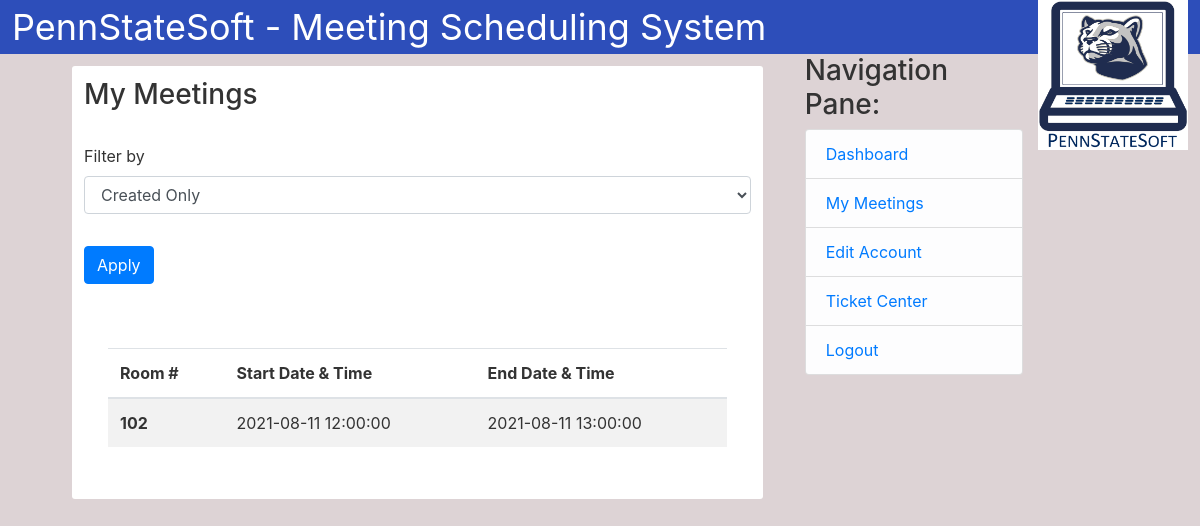
Page /User/MyMeetings (signed in) on the committed database.
### mss/Meeting/MeetingModels.py (models this page shows, shortened)
class Meeting(db.Model):
    __tablename__ = 'meeting'
    id = db.Column(db.Integer, primary_key=True)
    creator_id = db.Column(db.Integer, db.ForeignKey('client.id'), nullable=False)
    creator = db.relationship('mss.User.UserModels.Client', back_populates='meetings_creator')
    participants = db.relationship('mss.User.UserModels.Client', secondary=participation_table, back_populates='meetings_participant')
    room_id = db.Column(db.Integer, db.ForeignKey('room.id'), nullable=False)
    room = db.relationship('Room', back_populates='meetings')
    title = db.Column(db.String(240), nullable=False)
    start_time = db.Column(db.DateTime, nullable=False)
    end_time = db.Column(db.DateTime, nullable=False)
    description = db.Column(db.Text, nullable=True)

### mss/Routes/ClientRoutes.py (the view)
@app.route('/User/MyMeetings', methods=['GET', 'POST'])
@login_required
def myMeetings():
    form = MeetingSelectForm()
    meetings = meeting_controller.buildMeetingListCreator(current_user)
    if request.method == 'POST' and form.validate_on_submit():
        if form.select.data == '2':
            print('ran')
            meetings = meeting_controller.buildMeeetingListParticipant(current_user)
    return render_template('MyMeetings.html', form=form, meetings=meetings)

### mss/User/UserForms.py
class MeetingSelectForm(FlaskForm):
    select = SelectField('Filter by', choices=[(1, 'Created Only'), (2, 'Participant Only')], default=1)
    submit = SubmitField('Apply')

### mss/Meeting/MeetingController.py (called while the page is built)
    def buildMeetingListCreator(self, user: "Client") -> list:
        meetings = []
        if type(user.meetings_creator) is InstrumentedList:
            meetings.extend(user.meetings_creator)
        else:
            meetings.append(user.meetings_creator)
        return meetings

### mss/User/UserModels.py (called while the page is built)
@login_manager.user_loader
def load_user(id):
    return User.query.get(int(id))

### mss/templates/MyMeetings.html (shortened to what this page needs)
{% extends "Home.html" %}
{% block content %}
<div class = "content">
  <form method="POST" action="">
    <fieldset class="form-group">
        <div class="text-left">
          <h3>My Meetings</h3>
        </div>
        <br>
        <div class="form-group">
            {{form.select.label(class="form-control-label")}}
            {% if form.select.errors %}
            {{form.select.label(class="form-control-label is-invalid")}}
            <div class="invalid-feedback">
                {% for error in form.select.errors %}
                <span>{{ error }}</span>
                {% endfor %}
            </div>
            {% else %}
            {{form.select(class="form-control")}}
            {% endif %}
        </div>
    </fieldset>
    <div class="form-group">
        {{form.submit(class="btn btn-primary")}}
    </div>
  </form>
  <br>
    <div class="content">
      <table class="table table-striped">
        <thead>
          <tr>
            <th scope="col">Room #</th>
            <th scope="col">Start Date & Time</th>
            <th scope="col">End Date & Time</th>
          </tr>
        </thead>
        <tbody>
          {% for meeting in meetings %}
          <tr>
            <th scope="row">{{meeting.room_id}}</th>
            <td>{{meeting.start_time}}</td>
            <td>{{meeting.end_time}}</td>
          </tr>
          {% endfor %}
        </tbody>
    </table>
    </div>
</div>
{% endblock content %}

### mss/static/login.css (style rules this page uses)
body { background: #ddd3d5; color: #333333; }
.content { background: #FFFFFF; padding: 12px 12px; margin: 12px 12px; border: 2px #000000; border-radius: 3px; }

### rows in the picture
Meeting: room_id "102", start_time "2021-08-11 12:00:00", end_time "2021-08-11 13:00:00"
